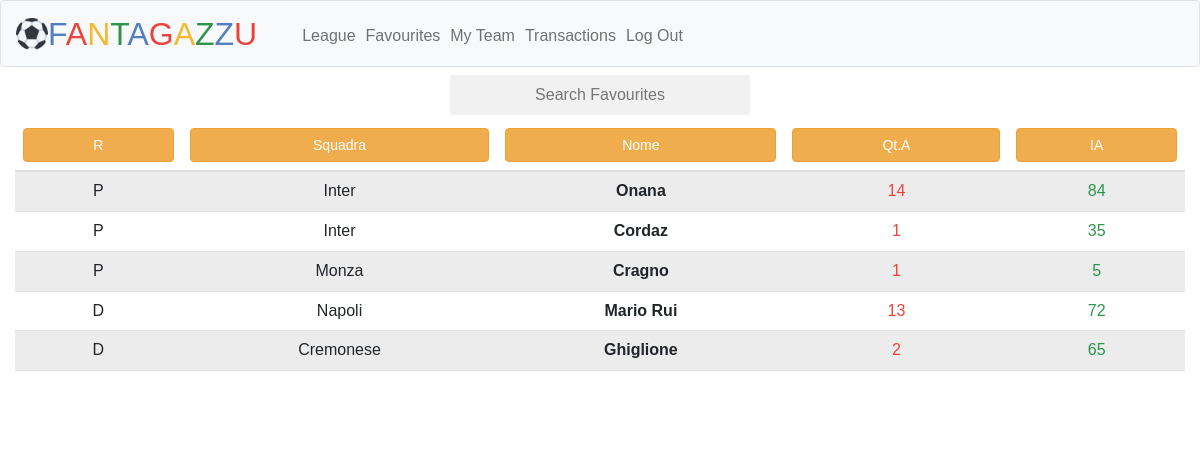
The app's page /Favourites (signed in) with its own data.
### tables this page shows
CREATE TABLE 'quot' ('Id', 'R', 'RM', 'Nome', 'Squadra','Qt_A' INTEGER,'Qt_I' INTEGER,'Diff' INTEGER,'Qt_A M' INTEGER,'Qt_I M' INTEGER,'Diff M' , 'FVM', 'FVM M','IA' INTEGER,'Bought' INTEGER DEFAULT NULL,'Paid' INTEGER DEFAULT NULL);

### app.py (the view)
@app.route("/Favourites", methods=["GET", "POST"])
@login_required
def favourites():
    global ctrl
    user = session["user_id"]
    tuser = (user,)  # Convert to tuple
    conn = sqlite3.connect("fantasy.db")
    cursor = conn.cursor()
    cursor.execute(
        "SELECT nome FROM quot JOIN faves ON quot.Id = faves.player WHERE faves.user = ?;",
        tuser,
    )
    rows = cursor.fetchall()
    cursor.close()
    conn.close()
    nomi = [row[0] for row in rows]
    faves = []
    favourites = db.execute("SELECT * FROM faves WHERE user = ?", user)
    for fave in favourites:
        faves.append(fave["player"])
    if request.method == "POST":
        if request.form["button"] == "r":
            if ctrl == "r":
                players = db.execute(
                    "SELECT quot.*, stat.Pv, stat.Mv, stat.Mf, stat.Gf, stat.Gs, stat.Rp, stat.Rc, stat.Rpiu, stat.Rmeno, stat.Ass, stat.Amm, stat.Esp, stat.Au FROM quot LEFT JOIN stat ON quot.Id = stat.Id JOIN faves ON quot.Id = faves.player WHERE faves.user = ? ORDER BY quot.R DESC, quot.Ia DESC;",
                    user,
                )
                ctrl = ""
            else:
                players = db.execute(
                    "SELECT quot.*, stat.Pv, stat.Mv, stat.Mf, stat.Gf, stat.Gs, stat.Rp, stat.Rc, stat.Rpiu, stat.Rmeno, stat.Ass, stat.Amm, stat.Esp, stat.Au FROM quot LEFT JOIN stat ON quot.Id = stat.Id JOIN faves ON quot.Id = faves.player WHERE faves.user = ? ORDER BY quot.R ASC, quot.Ia DESC;",
                    user,
                )
                ctrl = "r"
        elif request.form["button"] == "squadra":
            if ctrl == "s":
                players = db.execute(
                    "SELECT quot.*, stat.Pv, stat.Mv, stat.Mf, stat.Gf, stat.Gs, stat.Rp, stat.Rc, stat.Rpiu, stat.Rmeno, stat.Ass, stat.Amm, stat.Esp, stat.Au FROM quot LEFT JOIN stat ON quot.Id = stat.Id JOIN faves ON quot.Id = faves.player WHERE faves.user = ? ORDER BY quot.squadra DESC, quot.R DESC, quot.Ia DESC;",
                    user,
                )
                ctrl = ""
            else:
                players = db.execute(
                    "SELECT quot.*, stat.Pv, stat.Mv, stat.Mf, stat.Gf, stat.Gs, stat.Rp, stat.Rc, stat.Rpiu, stat.Rmeno, stat.Ass, stat.Amm, stat.Esp, stat.Au FROM quot LEFT JOIN stat ON quot.Id = stat.Id JOIN faves ON quot.Id = faves.player WHERE faves.user = ? ORDER BY quot.squadra ASC, quot.R DESC, quot.Ia DESC;",
                    user,
                )
                ctrl = "s"
        elif request.form["button"] == "nome":
            if ctrl == "n":
                players = db.execute(
                    "SELECT quot.*, stat.Pv, stat.Mv, stat.Mf, stat.Gf, stat.Gs, stat.Rp, stat.Rc, stat.Rpiu, stat.Rmeno, stat.Ass, stat.Amm, stat.Esp, stat.Au FROM quot LEFT JOIN stat ON quot.Id = stat.Id JOIN faves ON quot.Id = faves.player WHERE faves.user = ? ORDER BY quot.nome DESC;",
                    user,
                )
                ctrl = ""
            else:
                players = db.execute(
                    "SELECT quot.*, stat.Pv, stat.Mv, stat.Mf, stat.Gf, stat.Gs, stat.Rp, stat.Rc, stat.Rpiu, stat.Rmeno, stat.Ass, stat.Amm, stat.Esp, stat.Au FROM quot LEFT JOIN stat ON quot.Id = stat.Id JOIN faves ON quot.Id = faves.player WHERE faves.user = ? ORDER BY quot.nome ASC;",
                    user,
                )
                ctrl = "n"
        elif request.form["button"] == "qta":
            if ctrl == "q":
                players = db.execute(
                    "SELECT quot.*, stat.Pv, stat.Mv, stat.Mf, stat.Gf, stat.Gs, stat.Rp, stat.Rc, stat.Rpiu, stat.Rmeno, stat.Ass, stat.Amm, stat.Esp, stat.Au FROM quot LEFT JOIN stat ON quot.Id = stat.Id JOIN faves ON quot.Id = faves.player WHERE faves.user = ? ORDER BY quot.qt_a DESC, quot.Ia DESC;",
                    user,
                )
                ctrl = ""
            else:
                players = db.execute(
                    "SELECT quot.*, stat.Pv, stat.Mv, stat.Mf, stat.Gf, stat.Gs, stat.Rp, stat.Rc, stat.Rpiu, stat.Rmeno, stat.Ass, stat.Amm, stat.Esp, stat.Au FROM quot LEFT JOIN stat ON quot.Id = stat.Id JOIN faves ON quot.Id = faves.player WHERE faves.user = ? ORDER BY quot.qt_a ASC, quot.Ia DESC;",
                    user,
                )
                ctrl = "q"
        elif request.form["button"] == "ia":
            if ctrl == "i":
                players = db.execute(
                    "SELECT quot.*, stat.Pv, stat.Mv, stat.Mf, stat.Gf, stat.Gs, stat.Rp, stat.Rc, stat.Rpiu, stat.Rmeno, stat.Ass, stat.Amm, stat.Esp, stat.Au FROM quot LEFT JOIN stat ON quot.Id = stat.Id JOIN faves ON quot.Id = faves.player WHERE faves.user = ? ORDER BY quot.ia DESC;",
                    user,
                )
                ctrl = ""
            else:
                players = db.execute(
                    "SELECT quot.*, stat.Pv, stat.Mv, stat.Mf, stat.Gf, stat.Gs, stat.Rp, stat.Rc, stat.Rpiu, stat.Rmeno, stat.Ass, stat.Amm, stat.Esp, stat.Au FROM quot LEFT JOIN stat ON quot.Id = stat.Id JOIN faves ON quot.Id = faves.player WHERE faves.user = ? ORDER BY quot.ia ASC;",
                    user,
                )
                ctrl = "i"
        return render_template(
            "favourites.html", players=players, nomi=nomi, user=user, faves=faves
        )
    else:
        players = db.execute(
            "SELECT quot.*, stat.Pv, stat.Mv, stat.Mf, stat.Gf, stat.Gs, stat.Rp, stat.Rc, stat.Rpiu, stat.Rmeno, stat.Ass, stat.Amm, stat.Esp, stat.Au FROM quot LEFT JOIN stat ON quot.Id = stat.Id JOIN faves ON quot.Id = faves.player WHERE faves.user = ?;",
            user,
        )
        return render_template(
            "favourites.html", players=players, nomi=nomi, user=user, faves=faves
        )

### app.py (called while the page is built)
@app.after_request
def after_request(response):
    response.headers["Cache-Control"] = "no-cache, no-store, must-revalidate"
    response.headers["Expires"] = 0
    response.headers["Pragma"] = "no-cache"
    return response

def login_required(f):
    @wraps(f)
    def decorated_function(*args, **kwargs):
        if session.get("user_id") is None:
            return redirect("/Login")
        return f(*args, **kwargs)
    return decorated_function

### templates/favourites.html (shortened to what this page needs)
{% extends "index.html" %}
{% block main %}
<form action="/FaveSearch" method="post" class="search" >
  <div class="autocomplete" style="width:300px;">
    <input id="fsearch" type="text" name="fsearch" placeholder="Search Favourites" style="text-align:center;">
  </div>
</form>
{% if not players %}
<br><br><br><br><br>
  <h4>No favourites were found!</h4>
{% else %}
  <br><br>
  <table class="table table-striped">
        <thead id="table-container">
          <tr>
            <form method="post" action="/Favourites">
              <th class="text-center flex-fill"><button class="btn btn-warning w-100" type="submit" name="button" value="r">R</button></th>
              <th class="text-center flex-fill"><button class="btn btn-warning w-100" type="submit" name="button" value="squadra">Squadra</button></th>
              <th class="text-center flex-fill"><button class="btn btn-warning w-100" type="submit" name="button" value="nome">Nome</button></th>
              <th class="text-center flex-fill"><button class="btn btn-warning w-100" type="submit" name="button" value="qta">Qt.A</button></th>
              <th class="text-center flex-fill"><button class="btn btn-warning w-100" type="submit" name="button" value="ia">IA</button></th>
            </form>
          </tr>
        </thead>
        <tbody>
          {% for player in players %}
          <tr onClick="modmodal('{{player.Id}}','{{player.R}}','{{player.RM}}',`{{player.Nome}}`,'{{player.Pv}}','{{player.Mv}}','{{player.Mf}}','{{player.Gf}}','{{player.Gs}}','{{player.Rp}}','{{player.Rc}}','{{player.Rpiu}}','{{player.Rmeno}}','{{player.Ass}}','{{player.Amm}}','{{player.Esp}}','{{player.Au}}','{{player.Bought}}','{{player.Paid}}', {{faves}})" data-toggle="modal" data-target="#exampleModal">
            <td class="text-center">{{player.R}}</td>
            <td class="text-center">{{player.Squadra}}</td>
            <td class="text-center"><strong>{{player.Nome}}</strong></td>
            <td class="text-center"><span style='color: #ea433b'>{{player.Qt_A}}</span></td>
            <td class="text-center"><span style='color: #2e944b'>{{player.IA}}</span></td>
          </tr>
        {% endfor %}
      </tbody>
    </table>
    {% endif %}
{% endblock %}

### static/styles.css (style rules this page uses)
.search { position: fixed; top: 97px; left: 50%; transform: translate(-50%, -55%); }
* { box-sizing: border-box; }
body { font: 16px Arial; }
.autocomplete { position: relative; display: inline-block; }
input { border: 1px solid transparent; background-color: #f1f1f1; padding: 10px; font-size: 16px; }
input[type=text] { background-color: #f1f1f1; width: 100%; }

### records on screen
quot: R "P", Squadra "Inter", Nome "Onana", Qt_A "14", IA "84"
quot: R "P", Squadra "Inter", Nome "Cordaz", Qt_A "1", IA "35"
quot: R "P", Squadra "Monza", Nome "Cragno", Qt_A "1", IA "5"
quot: R "D", Squadra "Napoli", Nome "Mario Rui", Qt_A "13", IA "72"
quot: R "D", Squadra "Cremonese", Nome "Ghiglione", Qt_A "2", IA "65"
